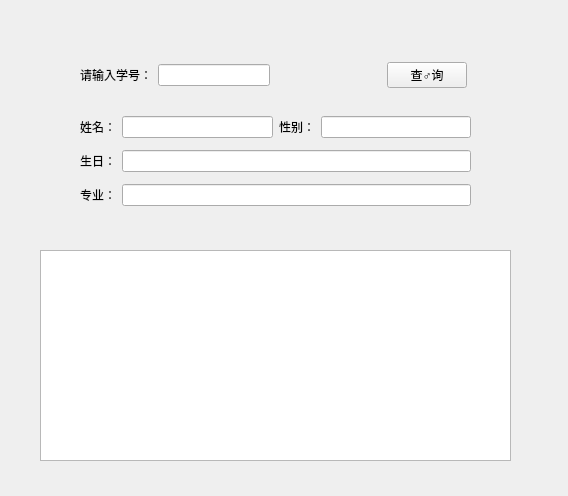
<?xml version="1.0" encoding="UTF-8"?>
<ui version="4.0">
 <class>studentQ</class>
 <widget class="QWidget" name="studentQ">
  <property name="geometry">
   <rect>
    <x>0</x>
    <y>0</y>
    <width>568</width>
    <height>496</height>
   </rect>
  </property>
  <property name="windowTitle">
   <string>学生信息查询</string>
  </property>
  <widget class="QTableView" name="tableView">
   <property name="geometry">
    <rect>
     <x>40</x>
     <y>250</y>
     <width>471</width>
     <height>211</height>
    </rect>
   </property>
  </widget>
  <widget class="QWidget" name="">
   <property name="geometry">
    <rect>
     <x>80</x>
     <y>60</y>
     <width>387</width>
     <height>30</height>
    </rect>
   </property>
   <layout class="QHBoxLayout" name="horizontalLayout">
    <item>
     <widget class="QLabel" name="label">
      <property name="text">
       <string>请输入学号：</string>
      </property>
     </widget>
    </item>
    <item>
     <widget class="QLineEdit" name="lineEdit"/>
    </item>
    <item>
     <spacer name="horizontalSpacer">
      <property name="orientation">
       <enum>Qt::Horizontal</enum>
      </property>
      <property name="sizeHint" stdset="0">
       <size>
        <width>40</width>
        <height>20</height>
       </size>
      </property>
     </spacer>
    </item>
    <item>
     <widget class="QPushButton" name="pushButton">
      <property name="text">
       <string>查♂询</string>
      </property>
     </widget>
    </item>
   </layout>
  </widget>
  <widget class="QWidget" name="">
   <property name="geometry">
    <rect>
     <x>80</x>
     <y>110</y>
     <width>391</width>
     <height>105</height>
    </rect>
   </property>
   <layout class="QVBoxLayout" name="verticalLayout">
    <item>
     <layout class="QHBoxLayout" name="horizontalLayout_7">
      <item>
       <layout class="QHBoxLayout" name="horizontalLayout_2">
        <item>
         <widget class="QLabel" name="label_2">
          <property name="text">
           <string>姓名：</string>
          </property>
         </widget>
        </item>
        <item>
         <widget class="QLineEdit" name="nameEdit">
          <property name="inputMask">
           <string/>
          </property>
          <property name="readOnly">
           <bool>true</bool>
          </property>
         </widget>
        </item>
       </layout>
      </item>
      <item>
       <layout class="QHBoxLayout" name="horizontalLayout_3">
        <item>
         <widget class="QLabel" name="label_3">
          <property name="text">
           <string>性别：</string>
          </property>
         </widget>
        </item>
        <item>
         <widget class="QLineEdit" name="sexEdit">
          <property name="inputMask">
           <string/>
          </property>
          <property name="readOnly">
           <bool>true</bool>
          </property>
         </widget>
        </item>
       </layout>
      </item>
     </layout>
    </item>
    <item>
     <layout class="QHBoxLayout" name="horizontalLayout_4">
      <item>
       <widget class="QLabel" name="label_4">
        <property name="text">
         <string>生日：</string>
        </property>
       </widget>
      </item>
      <item>
       <widget class="QLineEdit" name="birthEdit">
        <property name="inputMask">
         <string/>
        </property>
        <property name="readOnly">
         <bool>true</bool>
        </property>
       </widget>
      </item>
     </layout>
    </item>
    <item>
     <layout class="QHBoxLayout" name="horizontalLayout_6">
      <item>
       <widget class="QLabel" name="label_6">
        <property name="text">
         <string>专业：</string>
        </property>
       </widget>
      </item>
      <item>
       <widget class="QLineEdit" name="majorEdit">
        <property name="inputMask">
         <string/>
        </property>
        <property name="readOnly">
         <bool>true</bool>
        </property>
       </widget>
      </item>
     </layout>
    </item>
   </layout>
  </widget>
 </widget>
 <resources/>
 <connections/>
</ui>
